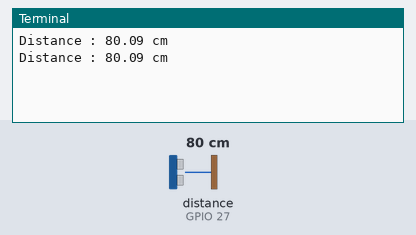
This program was run on a simulated Raspberry Pi (BCM pin numbers). Parts: the last lines printed to the terminal. The test bench sets the inputs (shaded band); at power-on: distance to the obstacle (sensor on GPIO 27) 80 cm. The echo pulse lasts 58.3 µs per cm; the clock reads 2024-03-15 10:24:30 at power-on unless the program sets it.

Above: at 1.2 s.
1.3 s: distance to the obstacle (sensor on GPIO 27) set to 2 cm
At 2.6 s:
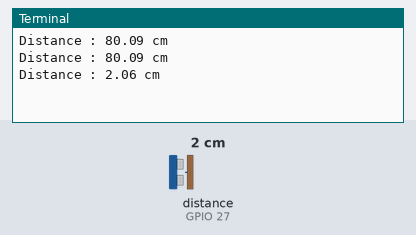
2.8 s: distance to the obstacle (sensor on GPIO 27) set to 4 cm
At 3.5 s:
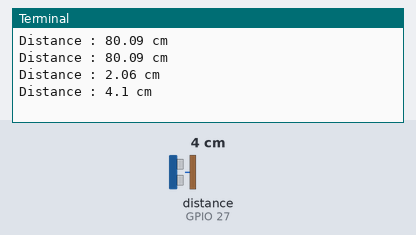
Timing chart, 0 to 5.8 s (numbered marks = the images above; inputs shaded):
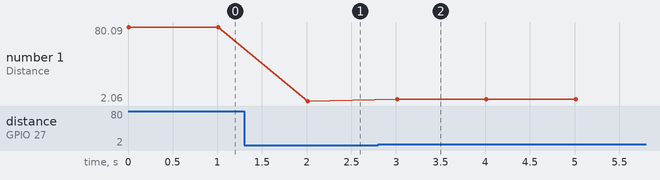

The program:

testCapteur.py
```python
# -*- coding: utf-8 -*-
"""
Created on Wed Mar 13 10:39:55 2024

@author: Henin
"""

import RPi.GPIO as GPIO
import time

trig_pin = 17  # Remplacez par le numéro de la broche Trig
echo_pin = 27  # Remplacez par le numéro de la broche Echo

def setup():
    GPIO.setmode(GPIO.BCM)
    GPIO.setup(trig_pin, GPIO.OUT) # Définit trig_pin étant la sortie (émetteur)
    GPIO.setup(echo_pin, GPIO.IN) # Définit echo_pin étant la sortie (récepteur)

def get_distance():
    GPIO.output(trig_pin, GPIO.HIGH)
    time.sleep(0.00001)
    GPIO.output(trig_pin, GPIO.LOW)

    while GPIO.input(echo_pin) == 0:
        pulse_start = time.time()

    while GPIO.input(echo_pin) == 1:
        pulse_end = time.time()

    pulse_duration = pulse_end - pulse_start
    distance = pulse_duration * 17150  # converti la durée en distance (distance en cm)
    distance = round(distance, 2)

    return distance

def main():
    setup()

    try:
        while True:
            distance = get_distance()
            print("Distance : {} cm".format(distance))
            time.sleep(1)

    except KeyboardInterrupt:
        GPIO.cleanup()

if __name__ == "__main__":
    main()
```

Measured:
- after the input at 1.3 s, the terminal: prints a new line after 0.71 s (image 1)
- after the input at 2.8 s, the terminal: prints a new line after 0.21 s (image 2)
- plotted number 1: 80.09 → 2.06 after the input at 1.3 s, 2.06 → 4.1 after the input at 2.8 s
